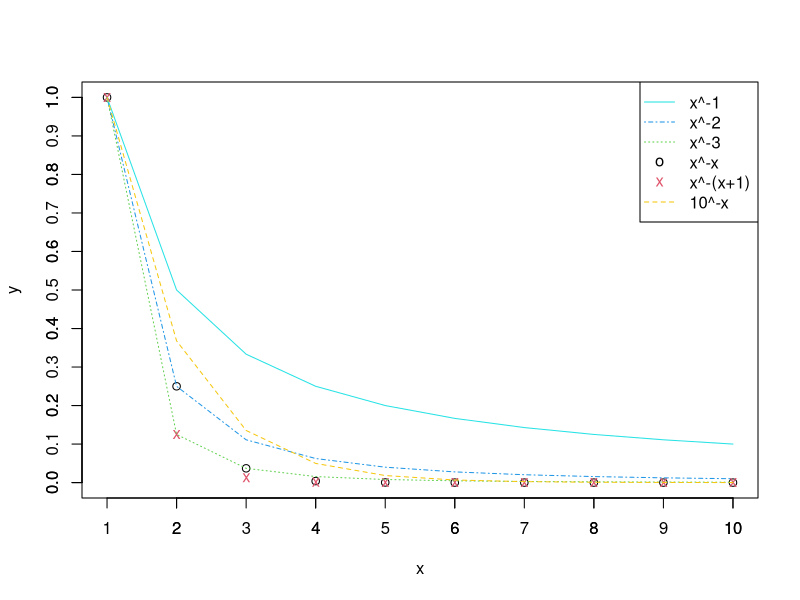

This figure's R source:
x<-seq(1,10)
xl<-seq(1,10) # seq(0,100,1)
e<-exp(1)

#postscript("den.ps", width = 5, height = 5, horizontal = FALSE, onefile = FALSE, paper = "special")

plot(xl, x^-x, type="p", xlab="x", ylab="y", xlim=range(1,10))
axis(1, at=seq(1,10,1))
axis(2, at=seq(0,1,0.1))
#lines(xl, e^-x, col=2, lty=3) 
points(xl, x^-(x+1), col=2, pch="x") 
#lines(xl, x^-e, col=3, lty=4) 
lines(xl, x^-3, col=3, lty=3) 
lines(xl, x^-2, col=4, lty=4) 
lines(xl, x^-1, col=5, lty=1) 
lines(xl, e^-(x-1), col=7, lty=2) 
#par(lty=1)
#lines(xl, x^-(0.5), col=7) 
#lines(xl, x^-(2.5), col=8) 
#lines(xl, x^-0, col=7) 
#plot(xl, x^-2, type="p", col=7) 

#legend("topright", c("x^-x", "e^-x", "x^-e", "x^-3", "x^-2", "x^-1", "x^-0"), col=c(1,2,3,4,5,6,7), lty=c(1,1,1,1,1,1,1))
legend("topright", c("x^-1", "x^-2", "x^-3", "x^-x", "x^-(x+1)", "10^-x"), col=c(5,4,3,1,2,7), lty=c(1,4,3,0,0,2), pch=c("","","","o","x",""))

#dev.off()

